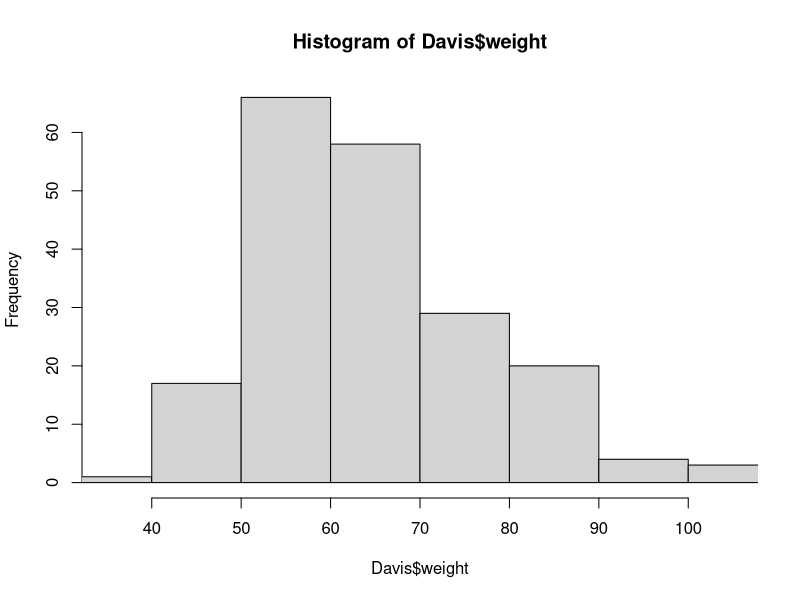
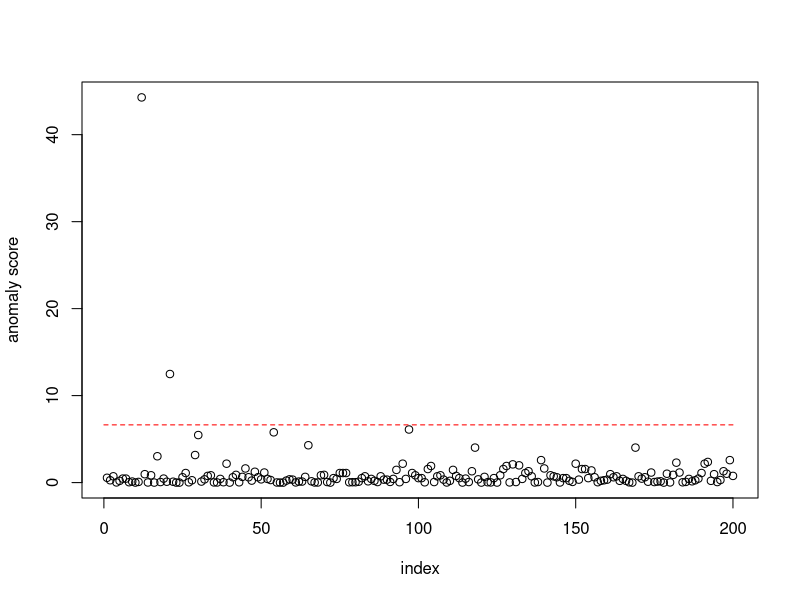

These figures' R source, in order:
install.packages("car")
library(car)
data(Davis)
Davis
hist(Davis$weight, xlim=c(35,105),breaks=14)

mu <- mean(Davis$weight)
s2 <- mean((Davis$weight-mu)^2)
c(mu, s2)

a <- (Davis$weight-mu)^2/s2
th <- qchisq(0.99, 1) # カイ二乗分布の1%水準の閾値
plot(a,xlab="index",ylab="anomaly score")
lines(0:200,rep(th,length(0:200)),col="red",lty=2)
